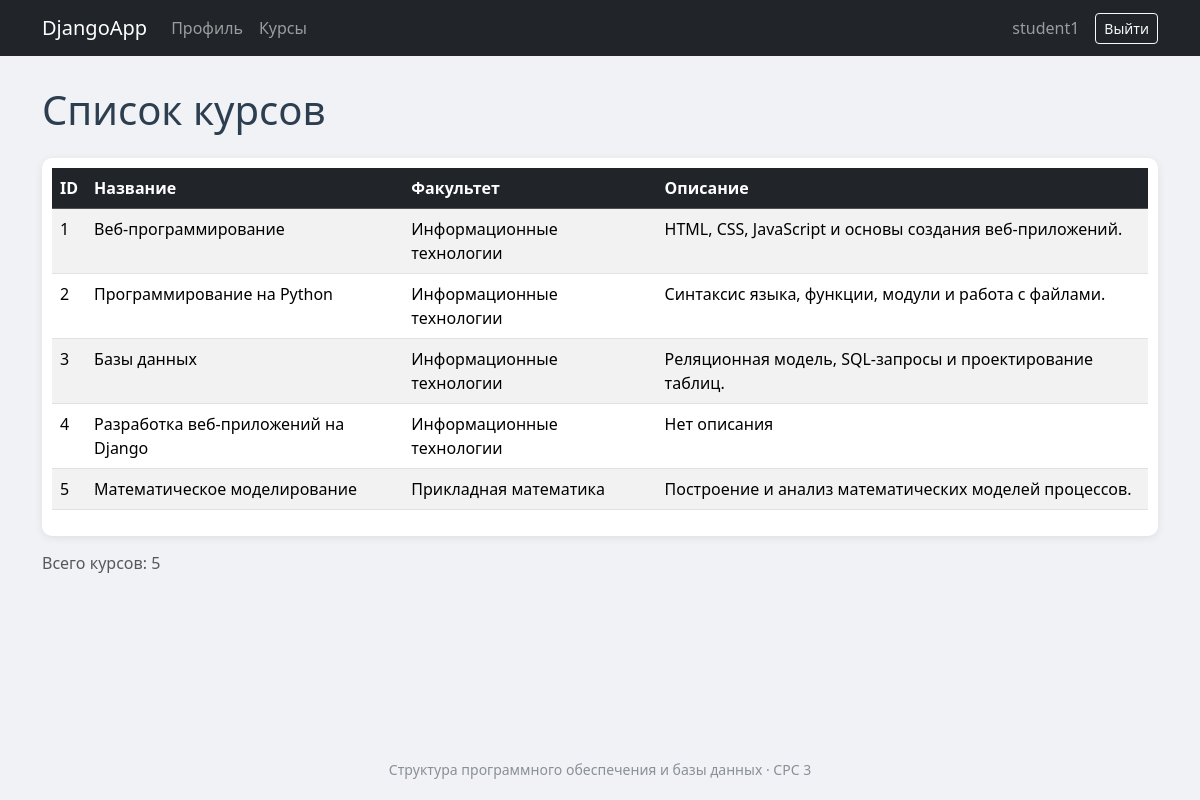
The page /courses/ (signed in) on the database its author committed.
### accounts/models.py (models this page shows, shortened)
class Course(models.Model):
    title = models.CharField("Название", max_length=200)
    description = models.TextField("Описание", blank=True)
    department = models.ForeignKey(
        Department,
        on_delete=models.CASCADE,
        related_name="courses",
        verbose_name="Факультет",
    )
    class Meta:
        verbose_name = "Курс"
        verbose_name_plural = "Курсы"
        ordering = ["id"]

class Department(models.Model):
    name = models.CharField("Название", max_length=200, unique=True)
    class Meta:
        verbose_name = "Факультет"
        verbose_name_plural = "Факультеты"
        ordering = ["name"]

### accounts/views.py (the view)
# urls.py: path('courses/', views.course_list, name='course_list'),
@login_required
def course_list(request):
    courses = Course.objects.select_related("department").all()
    return render(request, "course_list.html", {"courses": courses})

### templates/course_list.html (shortened to what this page needs)
{% extends 'base.html' %}
{% block content %}
<h1 class="mb-4">
    Список курсов
</h1>
<div class="table-card">
<table class="table table-striped table-hover">
    <thead class="table-dark">
        <tr>
            <th>ID</th>
            <th>Название</th>
            <th>Факультет</th>
            <th>Описание</th>
        </tr>
    </thead>
    <tbody>
        {% for course in courses %}
            <tr>
                <td>
                    {{ course.id }}
                </td>
                <td>
                    {{ course.title }}
                </td>
                <td>
                    {{ course.department.name }}
                </td>
                <td>
                    {{ course.description|default:"Нет описания" }}
                </td>
            </tr>
        {% empty %}
            <tr>
                <td colspan="4">
                    Курсов пока нет.
                </td>
            </tr>
        {% endfor %}
    </tbody>
</table>
</div>
<p class="text-muted">Всего курсов: {{ courses|length }}</p>
{% endblock %}

### templates/base.html (shortened to what this page needs)
{% load static %}
<!DOCTYPE html>
<html lang="ru">
<head>
    <link rel="stylesheet"
          href="{% static 'vendor/bootstrap/css/bootstrap.min.css' %}">
    <link rel="stylesheet"
          href="{% static 'css/style.css' %}">
</head>
<body>
<nav class="navbar navbar-expand-lg navbar-dark bg-dark">
    <div class="container">
        <a class="navbar-brand"
           href="/profile/">
            DjangoApp
        </a>
        <div class="collapse navbar-collapse" id="mainNav">
            <div class="navbar-nav me-auto">
                <a class="nav-link"
                   href="/profile/">
                    Профиль
                </a>
                <a class="nav-link"
                   href="/courses/">
                    Курсы
                </a>
            </div>
            {% if user.is_authenticated %}
                <span class="navbar-text me-3">
                    {{ user.username }}
                </span>
                <form method="post"
                      action="/accounts/logout/">
                    <button class="btn btn-outline-light btn-sm"
                            type="submit">
                        Выйти
                    </button>
                </form>
            {% endif %}
        </div>
    </div>
</nav>
<div class="container page-container">
    {% block content %}
    {% endblock %}
</div>
<footer class="site-footer">
    Структура программного обеспечения и базы данных · СРС 3
</footer>
</body>
</html>

### static/css/style.css (style rules this page uses)
body { background-color: #f0f2f5; min-height: 100vh; display: flex; flex-direction: column; }
.page-container { margin-top: 30px; flex: 1; }
.table-card { background: #ffffff; border-radius: 10px; padding: 10px; box-shadow: 0 2px 8px rgba(0, 0, 0, 0.08); margin-bottom: 15px; }
h1 { color: #2c3e50; }
.site-footer { text-align: center; color: #8a8f98; padding: 20px 0; font-size: 14px; }

### rows shown on the page
Course: id "1", title "Веб-программирование", department.name "Информационные технологии", description "HTML, CSS, JavaScript и основы создания веб-приложений."
Course: id "2", title "Программирование на Python", department.name "Информационные технологии", description "Синтаксис языка, функции, модули и работа с файлами."
Course: id "3", title "Базы данных", department.name "Информационные технологии", description "Реляционная модель, SQL-запросы и проектирование таблиц."
Course: id "4", title "Разработка веб-приложений на Django", department.name "Информационные технологии", description "Нет описания"
Course: id "5", title "Математическое моделирование", department.name "Прикладная математика", description "Построение и анализ математических моделей процессов."

### other values the page prints
{{ user.username }} "student1"
{{ courses|length }} "5"
